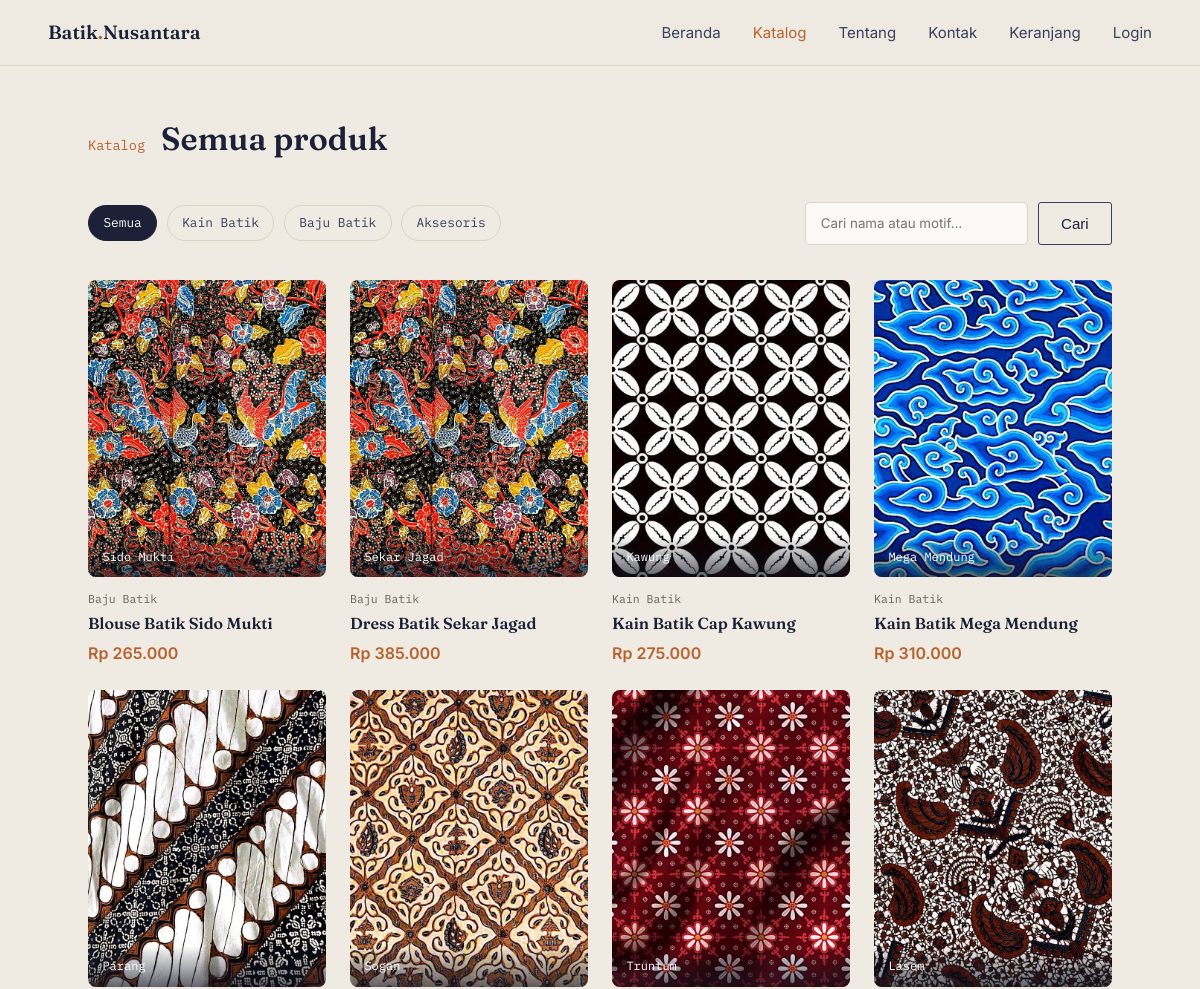
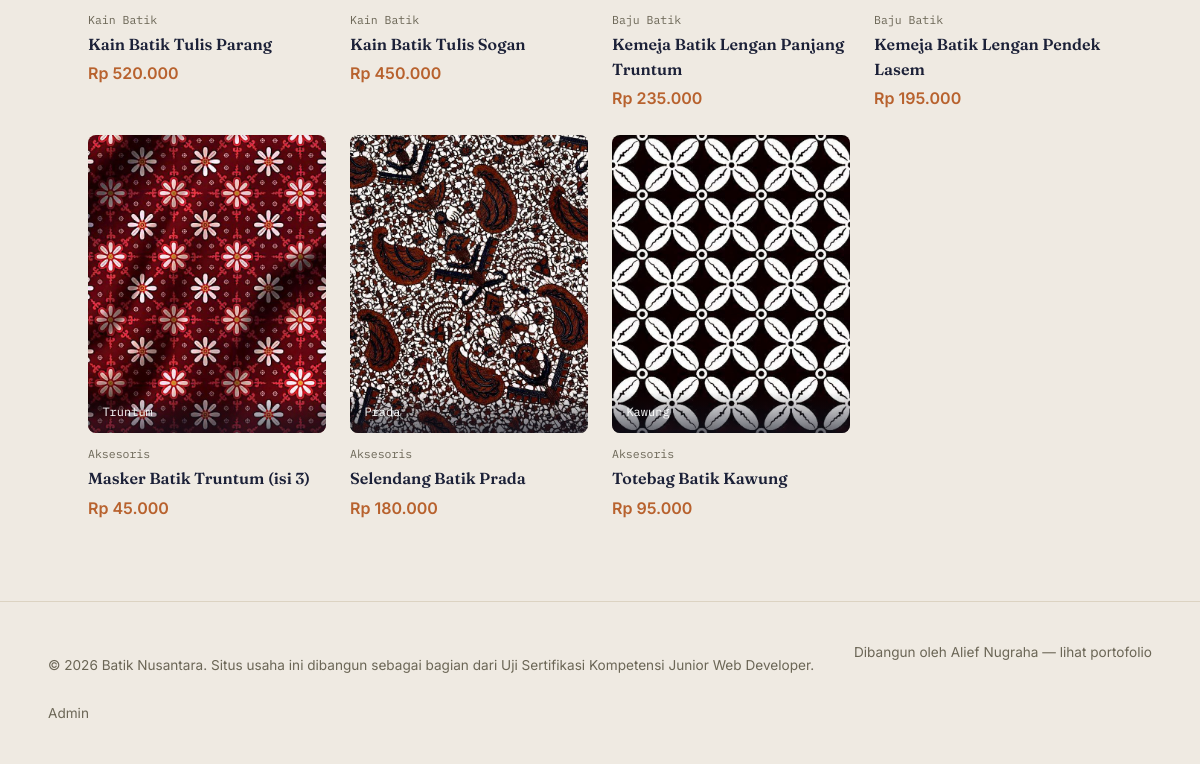
Page /katalog.php on the committed database (2 pictures, top to bottom).
### tables this page shows
CREATE TABLE `kategori` (
  `id` int NOT NULL,
  `nama` varchar(50) NOT NULL,
  `slug` varchar(50) NOT NULL
);

CREATE TABLE `produk` (
  `id` int NOT NULL,
  `kategori_id` int NOT NULL,
  `nama` varchar(120) NOT NULL,
  `motif` varchar(80) NOT NULL,
  `harga` decimal(12,2) NOT NULL,
  `stok` int NOT NULL DEFAULT '0',
  `deskripsi` text,
  `gambar` varchar(255) DEFAULT NULL,
  `dibuat_pada` timestamp NULL DEFAULT CURRENT_TIMESTAMP
);

### includes/helpers.php (called while the page is built, shortened)
<?php
function rupiah(float $angka): string
{
    return 'Rp ' . number_format($angka, 0, ',', '.');
}
function gambarProduk(?string $gambar): string
{
    $file = $gambar ?: 'default.svg';
    return 'assets/images/produk/' . $file;
}

### katalog.php (the view, shortened to what this page needs)
<?php
require_once 'config/database.php';
require_once 'includes/helpers.php';
$kategoriList = $pdo->query("SELECT * FROM kategori ORDER BY id")->fetchAll();
$slug  = $_GET['kategori'] ?? '';
$cari  = trim($_GET['cari'] ?? '');
$sql = "
    SELECT p.*, k.nama AS kategori_nama, k.slug AS kategori_slug
    FROM produk p
    JOIN kategori k ON k.id = p.kategori_id
    WHERE 1=1
";
$params = [];
$sql .= " ORDER BY p.nama";
$stmt = $pdo->prepare($sql);
$stmt->execute($params);
$produkList = $stmt->fetchAll();
require_once 'includes/header.php';
?>
<main>
  <section class="section section--tight">
    <div class="section__head">
      <p class="section__index">Katalog</p>
      <h2>Semua produk</h2>
    </div>
    <form class="filter-bar" method="get">
      <div class="filter-bar__cats">
        <a href="katalog.php" class="chip-link <?= $slug === '' ? 'is-active' : '' ?>">Semua</a>
        <?php foreach ($kategoriList as $k): ?>
          <a href="katalog.php?kategori=<?= urlencode($k['slug']) ?>"
             class="chip-link <?= $slug === $k['slug'] ? 'is-active' : '' ?>">
            <?= htmlspecialchars($k['nama']) ?>
          </a>
        <?php endforeach; ?>
      </div>
      <div class="filter-bar__search">
        <input type="text" name="cari" placeholder="Cari nama atau motif…" value="<?= htmlspecialchars($cari) ?>">
        <button type="submit" class="btn btn--ghost">Cari</button>
      </div>
    </form>
    <?php if (empty($produkList)): ?>
      <p class="empty-state">Tidak ada produk yang cocok. Coba kata kunci atau kategori lain.</p>
    <?php else: ?>
      <div class="product-grid">
        <?php foreach ($produkList as $p): ?>
          <a href="produk.php?id=<?= $p['id'] ?>" class="product-card">
            <div class="product-card__media">
              <img src="<?= gambarProduk($p['gambar']) ?>" alt="Motif <?= htmlspecialchars($p['motif']) ?>" loading="lazy">
              <span><?= htmlspecialchars($p['motif']) ?></span>
            </div>
            <p class="product-card__kategori"><?= htmlspecialchars($p['kategori_nama']) ?></p>
            <h3><?= htmlspecialchars($p['nama']) ?></h3>
            <p class="product-card__harga"><?= rupiah($p['harga']) ?></p>
          </a>
        <?php endforeach; ?>
      </div>
    <?php endif; ?>
  </section>
</main>
<?php require_once 'includes/footer.php'; ?>

### assets/css/style.css (style rules this page uses)
:root { --paper: #EFEAE2; --paper-line: #DCD3C2; --ink: #1C2138; --ink-soft: #3A3F5C; --rust: #B8622E; --sage: #52735F; --muted: #6B6656; --white: #FBF9F5; --font-display: "Fraunces", serif; --font-body: "Inter", sans-serif; --font-mono: "IBM Plex Mono", monospace; --maxw: 1120px; }
* { box-sizing:border-box; }
html { scroll-behavior:smooth; }
body { margin:0; background:var(--paper); color:var(--ink); font-family:var(--font-body); line-height:1.55; }
img { max-width:100%; display:block; }
a { color:inherit; }
h1,h2,h3 { font-family:var(--font-display); font-weight:600; margin:0; }
.btn { display:inline-flex; align-items:center; padding:.75rem 1.4rem; font-size:.94rem; font-weight:500; text-decoration:none; border-radius:3px; border:none; cursor:pointer; transition:transform .15s ease, background .15s ease, color .15s ease; }
.btn--ghost { border:1px solid var(--ink-soft); background:transparent; color:var(--ink); }
.section { max-width:var(--maxw); margin:0 auto; padding:clamp(3rem,7vw,5rem) clamp(1.25rem,5vw,3rem); }
.section--tight { padding-top:clamp(2rem,4vw,3rem); }
.section__head { display:flex; align-items:baseline; gap:1rem; margin-bottom:2rem; }
.section__index { font-family:var(--font-mono); color:var(--rust); font-size:.85rem; }
.section__head h2 { font-size:clamp(1.5rem,3vw,2rem); }
.product-grid { display:grid; grid-template-columns:repeat(4,1fr); gap:1.5rem; }
.product-card { text-decoration:none; color:var(--ink); display:block; }
.product-card__media { aspect-ratio:4/5; border-radius:8px; position:relative; overflow:hidden; transition:transform .18s ease; }
.product-card__media img { width:100%; height:100%; object-fit:cover; display:block; transition:transform .25s ease; }
.product-card__media span { position:absolute; left:0; right:0; bottom:0; padding:.7rem .9rem; background:linear-gradient(to top, rgba(15,17,30,.65), transparent); color:#fff; font-family:var(--font-mono); font-size:.75rem; }
.product-card__kategori { font-family:var(--font-mono); font-size:.72rem; color:var(--muted); margin:.8rem 0 .2rem; }
.product-card h3 { font-size:1rem; margin-bottom:.3rem; }
.product-card__harga { font-weight:600; color:var(--rust); margin:0; }
.filter-bar { display:flex; flex-wrap:wrap; justify-content:space-between; align-items:center; gap:1rem; margin-bottom:2.2rem; }
.filter-bar__cats { display:flex; flex-wrap:wrap; gap:.6rem; }
.chip-link { font-family:var(--font-mono); font-size:.8rem; padding:.45rem .9rem; border-radius:999px; border:1px solid var(--paper-line); text-decoration:none; color:var(--ink-soft); }
.chip-link.is-active { background:var(--ink); color:var(--white); border-color:var(--ink); }
.filter-bar__search { display:flex; gap:.6rem; }
.filter-bar__search input[type="text"] { font-family:var(--font-body); padding:.6rem .9rem; border:1px solid var(--paper-line); border-radius:5px; background:var(--white); min-width:220px; }

### rows in the picture
kategori: nama "Kain Batik"
kategori: nama "Baju Batik"
kategori: nama "Aksesoris"
produk: gambar (picture), motif "Sido Mukti", kategori.nama "Baju Batik", nama "Blouse Batik Sido Mukti", harga "Rp 265.000"
produk: gambar (picture), motif "Sekar Jagad", kategori.nama "Baju Batik", nama "Dress Batik Sekar Jagad", harga "Rp 385.000"
produk: gambar (picture), motif "Kawung", kategori.nama "Kain Batik", nama "Kain Batik Cap Kawung", harga "Rp 275.000"
produk: gambar (picture), motif "Mega Mendung", kategori.nama "Kain Batik", nama "Kain Batik Mega Mendung", harga "Rp 310.000"
produk: gambar (picture), motif "Parang", kategori.nama "Kain Batik", nama "Kain Batik Tulis Parang", harga "Rp 520.000"
produk: gambar (picture), motif "Sogan", kategori.nama "Kain Batik", nama "Kain Batik Tulis Sogan", harga "Rp 450.000"
produk: gambar (picture), motif "Truntum", kategori.nama "Baju Batik", nama "Kemeja Batik Lengan Panjang Truntum", harga "Rp 235.000"
produk: gambar (picture), motif "Lasem", kategori.nama "Baju Batik", nama "Kemeja Batik Lengan Pendek Lasem", harga "Rp 195.000"
produk: gambar (picture), motif "Truntum", kategori.nama "Aksesoris", nama "Masker Batik Truntum (isi 3)", harga "Rp 45.000"
produk: gambar (picture), motif "Prada", kategori.nama "Aksesoris", nama "Selendang Batik Prada", harga "Rp 180.000"
produk: gambar (picture), motif "Kawung", kategori.nama "Aksesoris", nama "Totebag Batik Kawung", harga "Rp 95.000"
